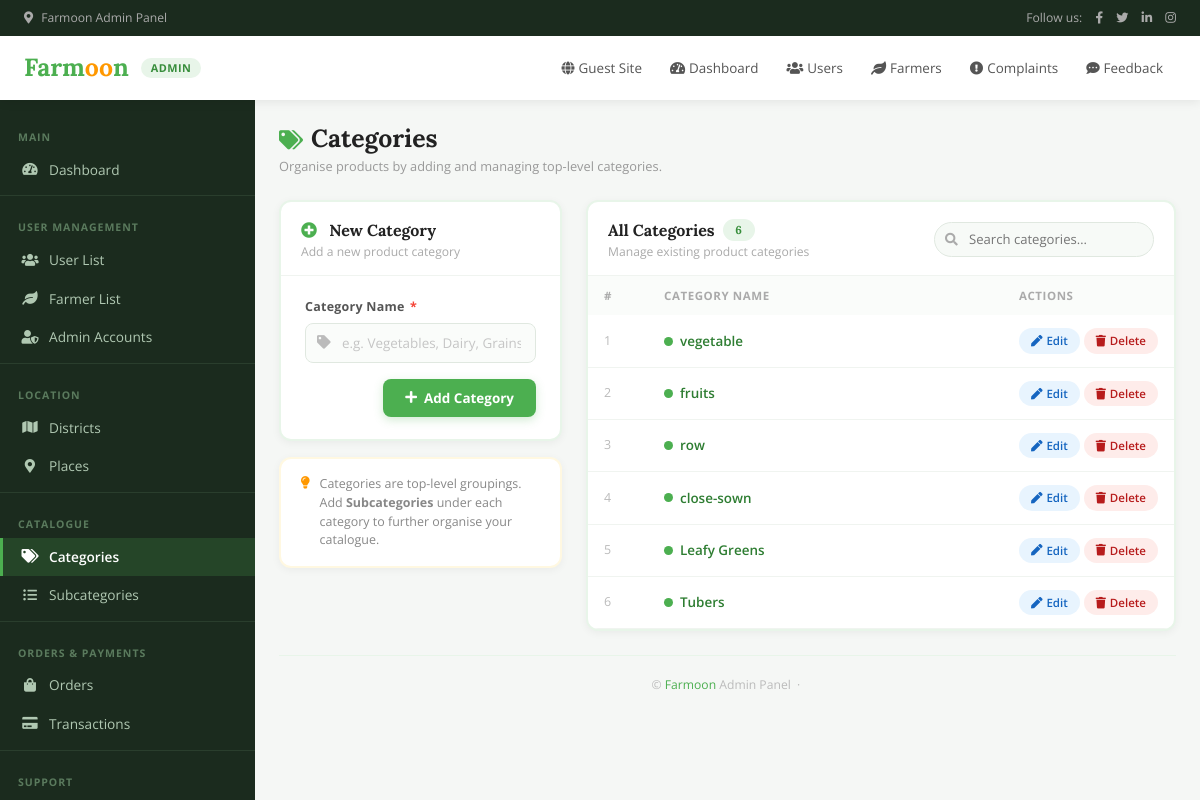
Screenshot of /Administrator/Category/ with the database file from the repository.
### Administrator/models.py (models this page shows)
class tbl_category(models.Model):
    category_name = models.CharField(max_length=30)

### Administrator/views.py (the view)
# urls.py: path('Category/',views.category,name='Category'),
def category(request):
    category_data = tbl_category.objects.all()
    if request.method == 'POST':
        category=request.POST.get("txt_category")
        tbl_category.objects.create(
            category_name=category
        )
        return redirect("Administrator:Category")
    else:
        return render(request,'Administrator/Category.html',{'category':category_data})

### Administrator/Templates/Administrator/Category.html (shortened to what this page needs)
{% load static %}
<!DOCTYPE html>
<html lang="en">
<head>
  <link href="https://cdnjs.cloudflare.com/ajax/libs/font-awesome/5.10.0/css/all.min.css" rel="stylesheet">
  <link href="https://cdn.jsdelivr.net/npm/bootstrap-icons@1.4.1/font/bootstrap-icons.css" rel="stylesheet">
  <link href="https://cdn.jsdelivr.net/npm/bootstrap@5.0.0/dist/css/bootstrap.min.css" rel="stylesheet">
</head>
<body>
  <div class="fm-topbar">
    <span><i class="fa fa-map-marker-alt me-2"></i>Farmoon Admin Panel</span>
    <span>
      Follow us:
      <a href="#"><i class="fab fa-facebook-f"></i></a>
      <a href="#"><i class="fab fa-twitter"></i></a>
      <a href="#"><i class="fab fa-linkedin-in"></i></a>
      <a href="#"><i class="fab fa-instagram"></i></a>
    </span>
  </div>
  <div class="fm-navbar">
    <a href="{% url 'Administrator:HomePage' %}" class="fm-brand">Farm<span>oo</span>n</a>
    <span class="fm-admin-pill">ADMIN</span>
    <nav class="fm-nav-links">
      <a href="{% url 'Guest:index' %}"><i class="fa fa-globe me-1"></i>Guest Site</a>
      <a href="{% url 'Administrator:HomePage' %}"><i class="fa fa-tachometer-alt me-1"></i>Dashboard</a>
      <a href="{% url 'Administrator:Userlist' %}"><i class="fa fa-users me-1"></i>Users</a>
      <a href="{% url 'Administrator:Farmerlist' %}"><i class="fa fa-leaf me-1"></i>Farmers</a>
      <a href="{% url 'Administrator:ViewComplaint' %}"><i class="fa fa-exclamation-circle me-1"></i>Complaints</a>
      <a href="{% url 'Administrator:ViewFeedback' %}"><i class="fa fa-comment-dots me-1"></i>Feedback</a>
    </nav>
  </div>
  <aside class="fm-sidebar" id="fmSidebar">
    <div class="fm-sidebar-cap">Main</div>
    <a href="{% url 'Administrator:HomePage' %}"><i class="fa fa-tachometer-alt"></i>Dashboard</a>
    <div class="fm-sidebar-divider"></div>
    <div class="fm-sidebar-cap">User Management</div>
    <a href="{% url 'Administrator:Userlist' %}"><i class="fa fa-users"></i>User List</a>
    <a href="{% url 'Administrator:Farmerlist' %}"><i class="fa fa-leaf"></i>Farmer List</a>
    <a href="{% url 'Administrator:AdminRegistration' %}"><i class="fa fa-user-shield"></i>Admin Accounts</a>
    <div class="fm-sidebar-divider"></div>
    <div class="fm-sidebar-cap">Location</div>
    <a href="{% url 'Administrator:District' %}"><i class="fa fa-map"></i>Districts</a>
    <a href="{% url 'Administrator:Place' %}"><i class="fa fa-map-marker-alt"></i>Places</a>
    <div class="fm-sidebar-divider"></div>
    <div class="fm-sidebar-cap">Catalogue</div>
    <a href="{% url 'Administrator:Category' %}" class="active"><i class="fa fa-tags"></i>Categories</a>
    <a href="{% url 'Administrator:Subcategory' %}"><i class="fa fa-list-ul"></i>Subcategories</a>
    <div class="fm-sidebar-divider"></div>
    <div class="fm-sidebar-cap">Orders & Payments</div>
    <a href="{% url 'Administrator:OrderList' %}"><i class="fa fa-shopping-bag"></i>Orders
    </a>
    <a href="{% url 'Administrator:TransactionList' %}"><i class="fa fa-credit-card"></i>Transactions</a>
    <div class="fm-sidebar-divider"></div>
    <div class="fm-sidebar-cap">Support</div>
    <a href="{% url 'Administrator:ViewComplaint' %}">Complaints</a>
  </aside>
  <main class="fm-main">
    <div class="mb-4">
      <h1 class="fm-page-title">
        <i class="fa fa-tags me-2" style="color:var(--fm-green);font-size:1.2rem;"></i>Categories
      </h1>
      <p class="fm-page-sub">Organise products by adding and managing top-level categories.</p>
    </div>
    <div class="row g-4">
      <div class="col-xl-4 col-lg-5">
        <div class="fm-card">
          <div class="fm-card-hdr">
            <div>
              <div class="fm-card-title">
                <i class="fa fa-{% if data %}pen{% else %}plus-circle{% endif %} me-2" style="color:var(--fm-green);"></i>
                {% if data %}Edit Category{% else %}New Category{% endif %}
              </div>
              <div class="fm-card-sub">
                {% if data %}Update the category name below{% else %}Add a new product category{% endif %}
              </div>
            </div>
          </div>
          <form method="post">
            <div class="fm-form-body">
              <label class="fm-label" for="txt_category">
                Category Name <span>*</span>
              </label>
              <div class="fm-input-wrap" style="position:relative;">
                <input
                  class="fm-input" id="txt_category" type="text"
                  name="txt_category" required
                  placeholder="e.g. Vegetables, Dairy, Grains…"
                  value="{{ data.category_name }}"
                />
              </div>
              <div class="d-flex gap-2 mt-3 justify-content-end">
                <button type="submit" name="btn_Login" class="fm-btn-submit">
                  <i class="fa fa-{% if data %}save{% else %}plus{% endif %}"></i>
                  {% if data %}Save Changes{% else %}Add Category{% endif %}
                </button>
              </div>
            </div>
          </form>
        </div>
        <div class="fm-card mt-3" style="border-color:#fff8e1;">
          <div class="fm-form-body" style="padding:16px 20px;">
            <div style="font-size:0.78rem;color:#888;display:flex;gap:10px;align-items:flex-start;">
              <i class="fa fa-lightbulb" style="color:var(--fm-orange);margin-top:2px;flex-shrink:0;"></i>
              <span>Categories are top-level groupings. Add <strong>Subcategories</strong> under each category to further organise your catalogue.</span>
            </div>
          </div>
        </div>
      </div>
      <div class="col-xl-8 col-lg-7">
        <div class="fm-card">
          <div class="fm-card-hdr">
            <div>
              <div class="fm-card-title d-flex align-items-center gap-2">
                All Categories
                <span class="fm-count-badge">{{ category|length }}</span>
              </div>
              <div class="fm-card-sub">Manage existing product categories</div>
            </div>
            <div class="fm-search">
              <i class="fa fa-search"></i>
              <input type="text" id="catSearch" placeholder="Search categories…">
            </div>
          </div>
          <div class="table-responsive">
            <table class="table fm-tbl mb-0" id="catTable">
              <thead>
                <tr>
                  <th style="width:60px;">#</th>
                  <th>Category Name</th>
                  <th style="width:160px;">Actions</th>
                </tr>
              </thead>
              <tbody>
                {% for i in category %}
                <tr>
                  <td style="color:#bbb;font-size:0.78rem;">{{ forloop.counter }}</td>
                  <td>
                    <div class="fm-cat-chip">
                      <span class="fm-cat-chip-dot"></span>
                      {{ i.category_name }}
                    </div>
                  </td>
                  <td>
                    <div class="d-flex gap-1">
                      <a href="{% url 'Administrator:categoryedit' i.id %}" class="btn-edit">
                        <i class="fa fa-pen"></i>Edit
                      </a>
                      <a href="{% url 'Administrator:categorydelete' i.id %}" class="btn-delete"
                         onclick="return confirm('Delete category "{{ i.category_name }}"? This may affect linked subcategories.')">
                        <i class="fa fa-trash"></i>Delete
                      </a>
                    </div>
                  </td>
                </tr>
                {% endfor %}
              </tbody>
            </table>
          </div>
        </div>
      </div>
    </div>
    <div class="fm-footer mt-4">
      &copy; <a href="#">Farmoon</a> Admin Panel &nbsp;·&nbsp;
    </div>
  </main>
</body>
</html>

### rows the page displays
tbl_category: category_name "vegetable"
tbl_category: category_name "fruits"
tbl_category: category_name "row"
tbl_category: category_name "close-sown"
tbl_category: category_name "Leafy Greens"
tbl_category: category_name "Tubers"

### other values shown
{{ category|length }} "6"
